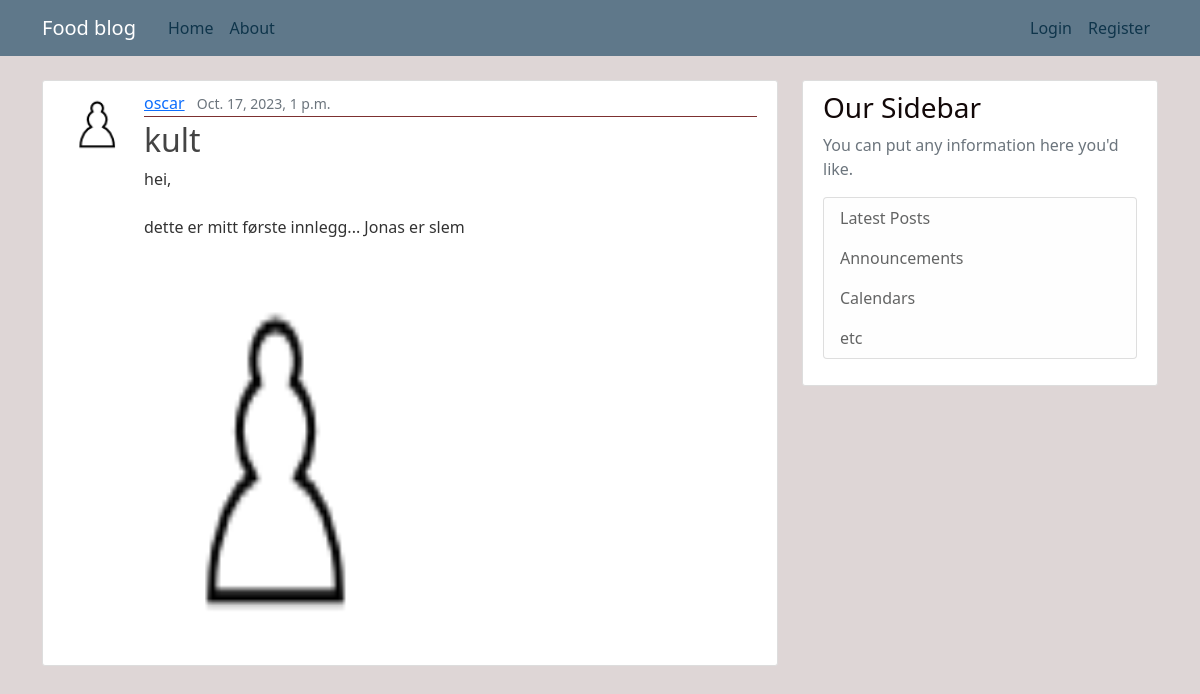
Before: /post/10/ with the older database file.
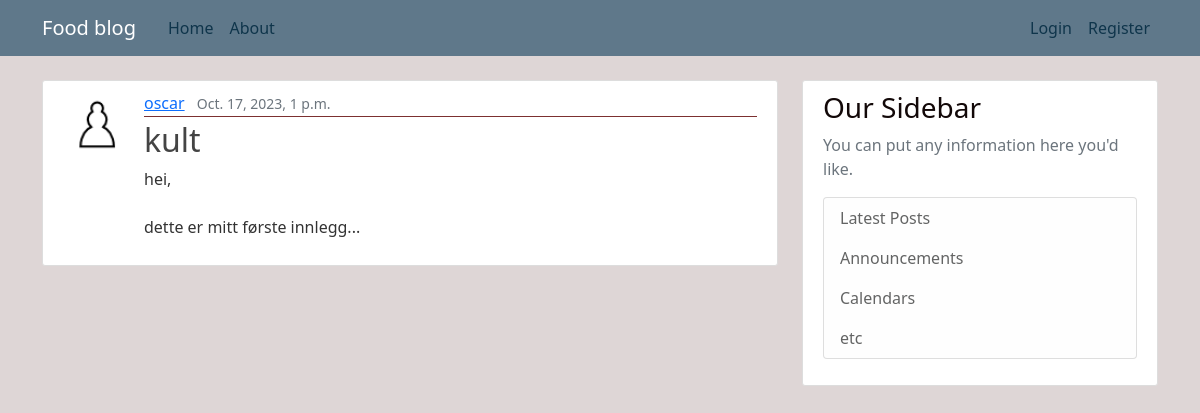
After: the same page with the newer database file.
### blog/models.py (models this page shows, shortened)
class Post(models.Model):
    title=models.CharField(max_length=100)
    content=models.TextField()
    picture=models.ImageField(upload_to='post_pics',blank=True)
    created_at=models.DateTimeField(default=timezone.now)
    author=models.ForeignKey(User,on_delete=models.CASCADE)

### users/models.py (models this page shows, shortened)
class Profile(models.Model):
    user=models.OneToOneField(User,on_delete=models.CASCADE)
    image=models.ImageField(default='default.jpg',upload_to='profile_pics')

### blog/views.py (the view)
# urls.py: path('post/<int:pk>/',PostDetailView.as_view(),name='post-detail'),
class PostDetailView(DetailView):
    model=Post

### blog/templates/blog/post_detail.html (shortened to what this page needs)
{%extends "blog/base.html"%}
{%block content%}
    <article class="media content-section">
        <img class="rounded-circle article-img " src="{{ object.author.profile.image.url }}">
        <div class="media-body">
        <div class="article-metadata">
            <a class="mr-2" href="{% url 'user-posts' post.author.username %}">{{ post.author }}</a>
            <small class="text-muted">{{ object.created_at }}</small>
        </div>
        <h2 class="article-title"> {{object.title}}</h2>
        <p class="article-content">{{ object.content }}</p>
        {%if post.picture %}
            <img height="400" width="250" src="{{ post.picture.url }}">
        {%endif%}
        </div>
    </article>
{%endblock content%}

Changed rows visible on the page:
changed Post "kult": content "hei, dette er mitt første innlegg... Jonas er slem" → "hei, dette er mitt første innlegg..."; picture: picture removed
